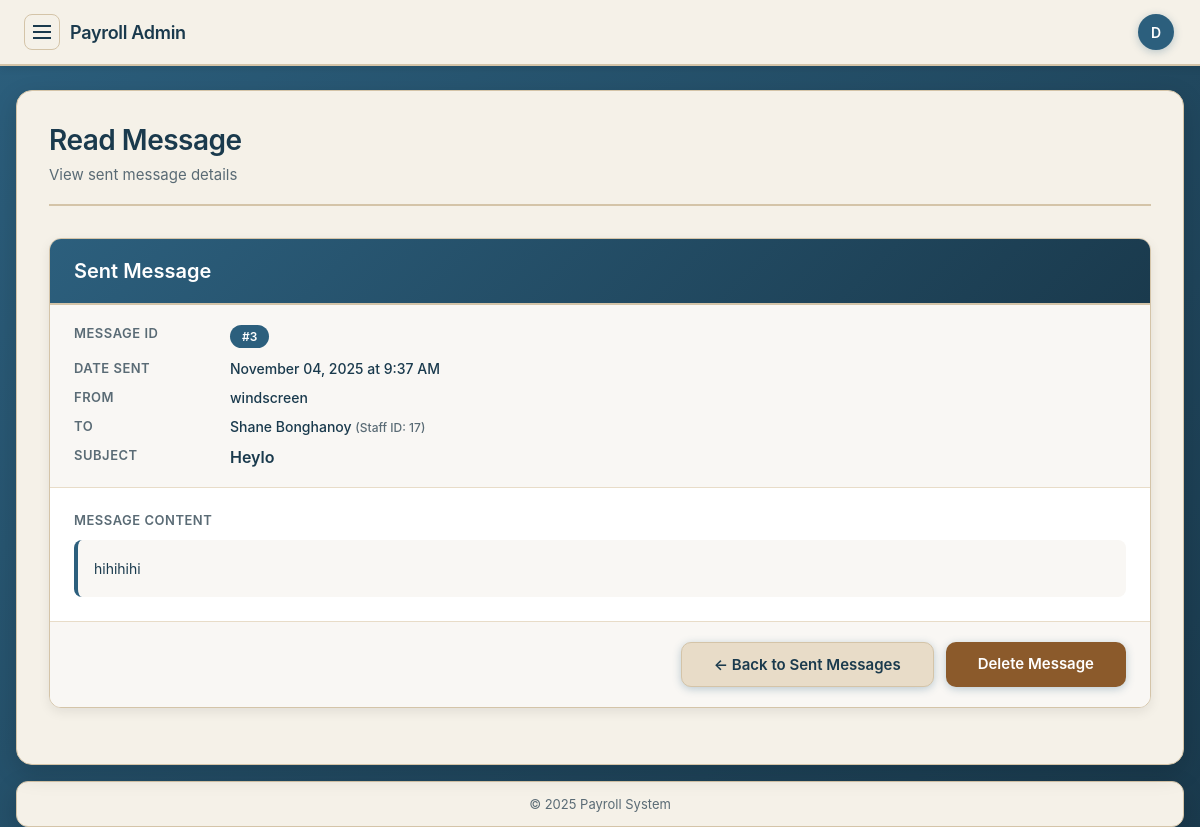
/admin/readmessage.php?staff_id=17&ao_id=3 (signed in), run on the app's committed database.
### tables this page shows
CREATE TABLE `admin_outbox` (
  `ao_id` int(11) NOT NULL,
  `staff_id` int(100) NOT NULL,
  `sender` varchar(100) NOT NULL,
  `receiver` varchar(100) NOT NULL,
  `msg_subject` text NOT NULL,
  `msg_msg` text NOT NULL,
  `sent_date` timestamp NOT NULL DEFAULT current_timestamp() ON UPDATE current_timestamp()
);

### sanitise.php (called while the page is built)
<?php
function sanitise($str) {
    $str = trim($str);
    $str = stripslashes($str);
    $str = htmlspecialchars($str, ENT_QUOTES, 'UTF-8');
    return $str;
}
?>

### admin/readmessage.php (the view, shortened to what this page needs)
<?php
include('connection.php');
include('../sanitise.php');
$id = sanitise($_GET['ao_id']);
$staff_id = sanitise($_GET['staff_id']);
$qry = "SELECT * FROM admin_outbox WHERE ao_id = '$id' AND staff_id = '$staff_id'";
$update = mysqli_query($conn, $qry) or die(mysqli_error($conn));
$row_update = mysqli_fetch_assoc($update);
$totalRows_update = mysqli_num_rows($update);
?>
<!DOCTYPE html>
<html>
<head>
<link rel="stylesheet" href="../css/style.css?v=20251009" type="text/css" />
</head>
<body>
<div class="app-shell">
	<div class="headerbar">
		<div class="brand-wrap">
			<button class="hamburger" id="sidebarToggle" aria-label="Toggle sidebar">
				<span></span><span></span><span></span>
			</button>
			<div class="brand">Payroll Admin</div>
		</div>
		<div class="user-profile">
			<div class="avatar">D</div>
		</div>
	</div>
	<div class="layout" id="layout">
		<main class="main">
			<div class="page-header">
				<h2>Read Message</h2>
				<p>View sent message details</p>
			</div>
			<?php if ($totalRows_update > 0) { ?>
			<div class="message-view-container">
				<div class="message-header-bar">
					<h3>
						<span>Sent Message</span>
					</h3>
				</div>
				<div class="message-meta">
					<div class="message-meta-row">
						<div class="message-meta-label">Message ID</div>
						<div class="message-meta-value">
							<span class="message-id-badge">#<?php echo htmlspecialchars($row_update['ao_id']); ?></span>
						</div>
					</div>
					<div class="message-meta-row">
						<div class="message-meta-label">Date Sent</div>
						<div class="message-meta-value">
							<?php echo date('F d, Y \a\t g:i A', strtotime($row_update['sent_date'])); ?>
						</div>
					</div>
					<div class="message-meta-row">
						<div class="message-meta-label">From</div>
						<div class="message-meta-value">
							<?php echo htmlspecialchars($row_update['sender']); ?>
						</div>
					</div>
					<div class="message-meta-row">
						<div class="message-meta-label">To</div>
						<div class="message-meta-value">
							<?php echo htmlspecialchars($row_update['receiver']); ?>
							<span style="color: #5a6b75; font-size: 12px;">(Staff ID: <?php echo htmlspecialchars($staff_id); ?>)</span>
						</div>
					</div>
					<div class="message-meta-row">
						<div class="message-meta-label">Subject</div>
						<div class="message-meta-value message-subject">
							<?php echo htmlspecialchars($row_update['msg_subject']); ?>
						</div>
					</div>
				</div>
				<div class="message-body">
					<span class="message-body-label">Message Content</span>
					<div class="message-content">
						<?php echo nl2br(htmlspecialchars($row_update['msg_msg'])); ?>
					</div>
				</div>
				<div class="message-actions">
					<a href="sentmessages.php" class="btn btn-secondary">
						<span>← Back to Sent Messages</span>
					</a>
					<a href="messagedelete.php?staff_id=<?php echo $staff_id; ?>&ao_id=<?php echo $id; ?>"
					   class="btn btn-primary"
					   onclick="return confirm('Are you sure you want to delete this message?')"
					   style="background: #8b5a2b; border-color: #8b5a2b;">
						<span>Delete Message</span>
					</a>
				</div>
			</div>
			<?php } ?>
		</main>
	</div>
	<div class="footerbar">&copy; <?php echo date('Y'); ?> Payroll System</div>
</div>
</body>
</html>

### css/style.css (style rules this page uses)
body, html { margin:0; padding:0; font-family: -apple-system, BlinkMacSystemFont, "Segoe UI", Roboto, "Helvetica Neue", Arial, sans-serif; font-size:14px; background: linear-gradient(135deg, #2c5f7d 0%, #1a3a4d 100%); min-height: 100vh; }
.app-shell { max-width: 1400px; margin: 0 auto; padding: 90px 24px 0 24px; }
.headerbar { background: #f5f1e8; border: 0; border-bottom: 2px solid #d4c4a8; border-radius: 0; box-shadow: 0 2px 8px rgba(0,0,0,.1); padding: 14px 24px; display: flex; align-items: center; justify-content: space-between; position: fixed; left: 0; right: 0; top: 0; width: 100%; z-index: 1000; }
.brand-wrap { display: flex; align-items: center; gap: 10px; }
.hamburger { width: 36px; height: 36px; background: transparent; border: 1.5px solid #d4c4a8; border-radius: 8px; display: inline-flex; flex-direction: column; align-items: center; justify-content: center; cursor: pointer; transition: all 0.2s ease; }
.hamburger span { display: block; width: 18px; height: 2px; background: #1a3a4d; margin: 2px 0; }
.brand { font-weight: 600; font-size: 18px; color: #1a3a4d; letter-spacing: -0.3px; }
.user-profile { display: flex; align-items: center; gap: 8px; margin-right: 50px; }
.avatar { width: 36px; height: 36px; border-radius: 50%; background: #2c5f7d; color: #fff; display: inline-flex; align-items: center; justify-content: center; font-weight: 600; font-size: 14px; box-shadow: 0 2px 8px rgba(44, 95, 125, 0.3); }
.layout { display: block; position: relative; }
.btn, .nav-link { display: block; padding: 11px 14px; border-radius: 10px; text-decoration: none; background: #2c5f7d; color: #fff; border: none; box-shadow: 0 2px 8px rgba(44, 95, 125, 0.3); text-align: center; font-weight: 500; font-size: 14px; transition: all 0.2s ease; cursor: pointer; }
.main { background: #f5f1e8; border: 1.5px solid #d4c4a8; border-radius: 16px; box-shadow: 0 8px 24px rgba(0,0,0,.15); padding: 32px; }
.footerbar { margin-top: 16px; background: #f5f1e8; border: 1.5px solid #d4c4a8; border-radius: 12px; box-shadow: 0 8px 24px rgba(0,0,0,.15); padding: 14px 20px; font-size: 13px; color: #5a6b75; text-align: center; }
.page-header { margin-bottom: 32px; padding-bottom: 20px; border-bottom: 2px solid #d4c4a8; }
.page-header h2 { color: #1a3a4d; font-size: 28px; font-weight: 600; margin: 0 0 8px 0; letter-spacing: -0.5px; }
.page-header p { color: #5a6b75; font-size: 15px; margin: 0; }
.btn-primary { background: #2c5f7d; color: white; padding: 12px 32px; border: none; border-radius: 10px; font-size: 15px; font-weight: 600; cursor: pointer; transition: all 0.2s ease; }
.btn-secondary { background: #e8dcc8; color: #1a3a4d; padding: 12px 32px; border: 1.5px solid #d4c4a8; border-radius: 10px; font-size: 15px; font-weight: 600; cursor: pointer; transition: all 0.2s ease; }
.layout { position: relative; }
.main { grid-column: 1; }
@media (max-width: 1400px) { .app-shell { max-width: 100%; padding: 90px 20px 0 20px; } }
@media (max-width: 1200px) { .app-shell { padding: 90px 16px 0 16px; } }

### data on the page
admin_outbox: ao_id "3", sent_date "November 04, 2025 at 9:37 AM", sender "windscreen", receiver "Shane Bonghanoy", msg_subject "Heylo", msg_msg "hihihihi"

### other printed values
$staff_id "17"
